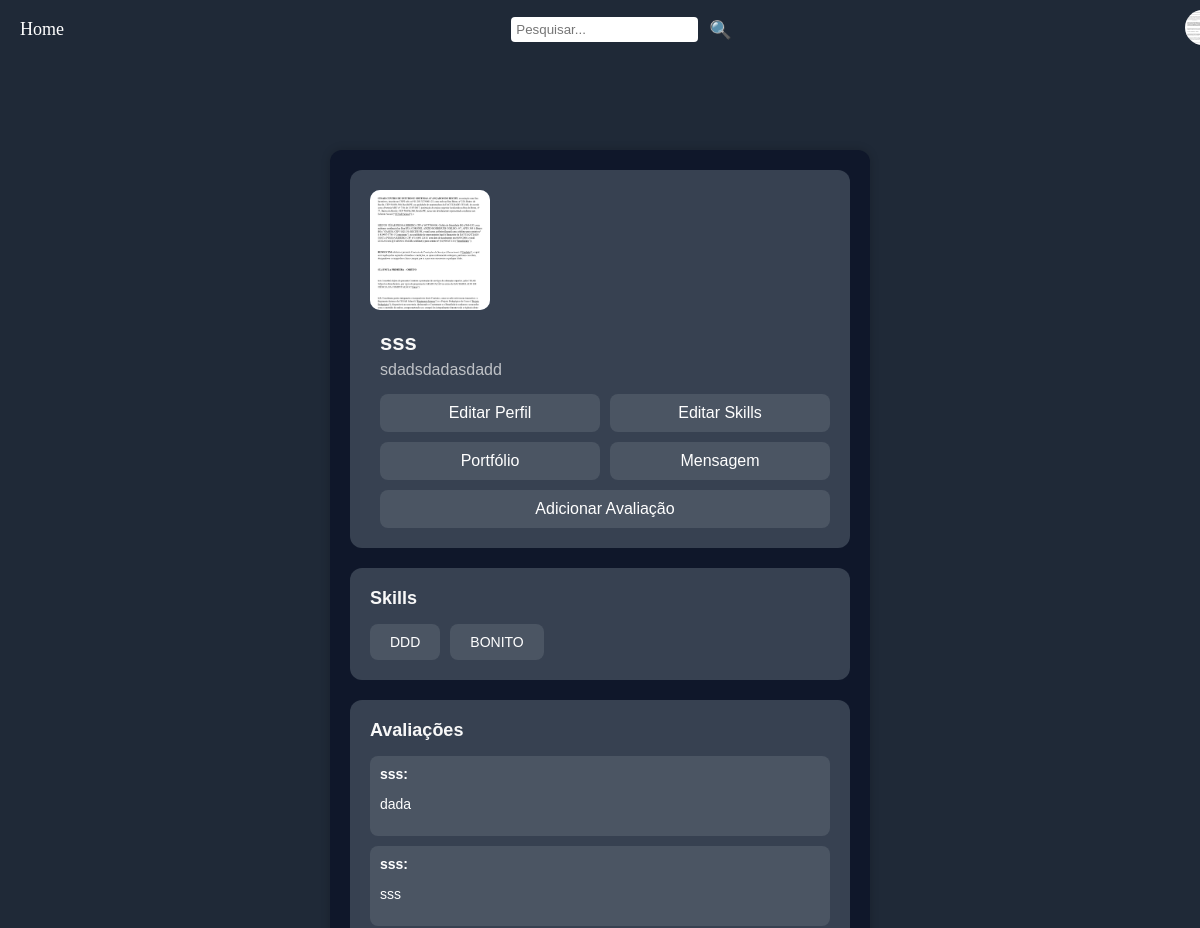
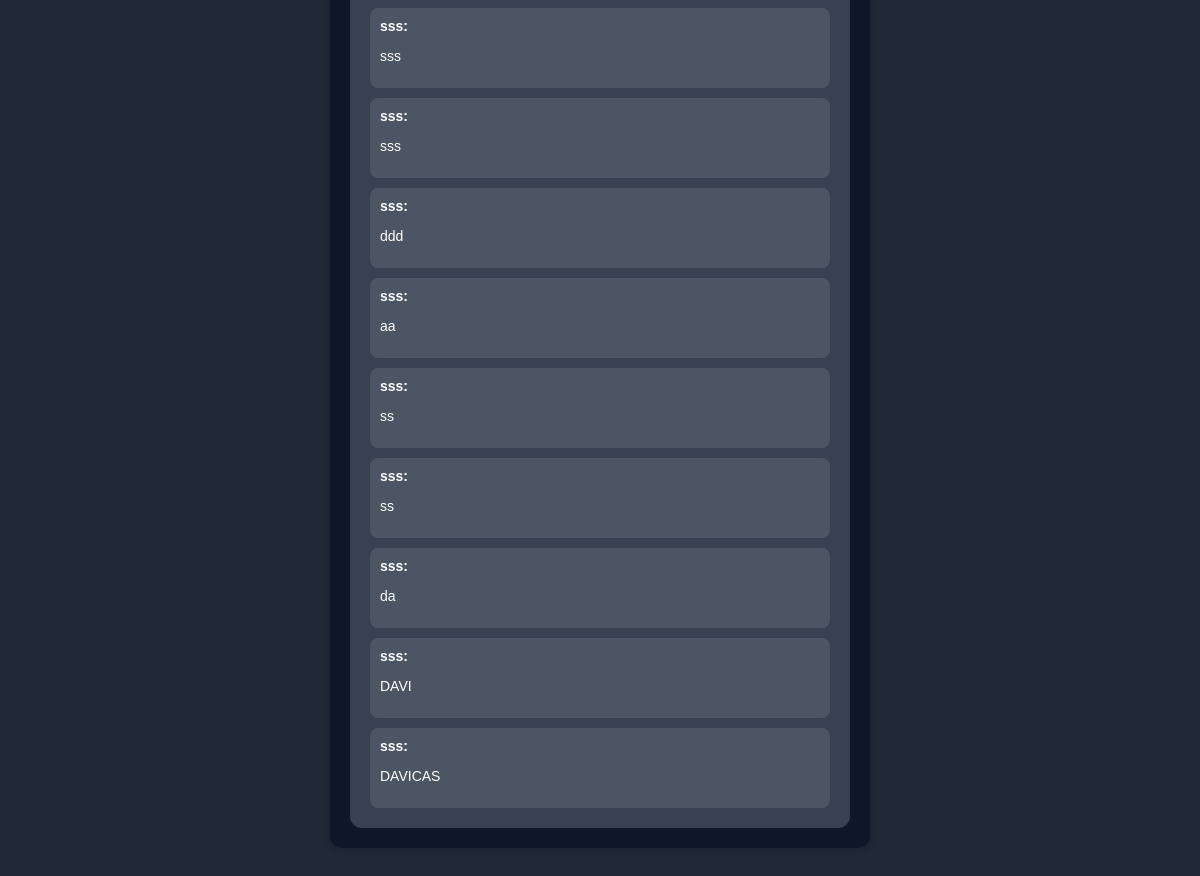
The app's page /perfil/ (signed in) with its own data (2 pictures, top to bottom).
### accounts/models.py (models this page shows)
class CustomUser(AbstractUser):
    is_freelancer = models.BooleanField(default=False)
    is_company = models.BooleanField(default=False)
    cpf = models.CharField(max_length=11, blank=True, null=True)
    cnpj = models.CharField(max_length=14, blank=True, null=True)
    company_name = models.CharField(max_length=255, blank=True, null=True)
    description = models.TextField(blank=True, null=True)
    profile_picture = models.ImageField(upload_to='profile_pictures/', blank=True, null=True)

class Skill(models.Model):
    name = models.CharField(max_length=255)
    user = models.ForeignKey(CustomUser, related_name='skills', on_delete=models.CASCADE)

class Avaliacao(models.Model):
    recipient = models.ForeignKey(CustomUser, related_name='avaliacoes', on_delete=models.CASCADE)
    author = models.ForeignKey(CustomUser, related_name='avaliacoes_autor', on_delete=models.CASCADE)
    comment = models.TextField()
    data_criacao = models.DateTimeField(auto_now_add=True)

### accounts/views.py (the view)
# urls.py: path('perfil/', perfil, name='perfil'),
def perfil(request):
    usuario = request.user
    return render(request, 'perfil.html', {'usuario': usuario, 'avaliacoes': usuario.avaliacoes.all()})

### templates/perfil.html (shortened to what this page needs)
<!DOCTYPE html>
<html lang="pt-BR">
<head>
    {% load static %}
    <link rel="stylesheet" href="{% static 'perfil.css' %}">
</head>
<body>
    {% include 'navbar.html' %}
    <div class="prfl-container">
        <div class="prfl-tlt">
            <div class="prfl-pic">
                {% if user.profile_picture %}
                    <img src="{{ user.profile_picture.url }}" alt="Foto de perfil" />
                {% else %}
                    <img src="{% static 'default_profile.png' %}" alt="Foto de perfil padrão" />
                {% endif %}
            </div>
            <div class="prfl-info">
                <h2>{{ user.username }}</h2>
                <p>{{ user.description }}</p>
                <div class="prfl-btn">
                    <a href="{% url 'editar_perfil' %}" class="btn">Editar Perfil</a>
                    <a href="{% url 'editar_skills' %}" class="btn">Editar Skills</a>
                    <a href="{% url 'adicionar_portfolio' %}" class="btn">Portfólio</a>
                    <a href="{% url 'enviar_mensagem' %}?recipient_id={{ user.id }}" class="btn">Mensagem</a>
                    <a href="{% url 'adicionar_avaliacao' %}?recipient_id={{ usuario.id }}" class="btn">Adicionar Avaliação</a>
                </div>
            </div>
        </div>
        <div class="prfl-skills">
            <h3>Skills</h3>
            <div class="skills-list">
                {% for skill in user.skills.all %}
                    <div class="skill-item">{{ skill.name }}</div>
                {% empty %}
                    <p>Nenhuma skill cadastrada.</p>
                {% endfor %}
            </div>
        </div>
        <div class="prfl-evaluations">
            <h3>Avaliações</h3>
            <div class="evaluations-list">
                {% for avaliacao in avaliacoes %}
                    <div class="evaluation-item">
                        <strong>{{ avaliacao.author.username }}:</strong>
                        <p>{{ avaliacao.comment }}</p>
                    </div>
                {% empty %}
                    <p>Nenhuma avaliação ainda.</p>
                {% endfor %}
            </div>
        </div>
    </div>
</body>
</html>

### templates/navbar.html (shortened to what this page needs)
<!DOCTYPE html>
<html lang="pt-BR">
<head>
    {% load static %}
    <link rel="stylesheet" href="{% static 'navbar.css' %}">
</head>
<body>
    <nav class="navbar">
        <div class="nav-links">
            <a href="{% url 'home' %}" class="nav-link">Home</a>
        </div>
        <div class="search-container">
            <input type="text" placeholder="Pesquisar..." class="search-input" />
            <button class="search-button">🔍</button>
        </div>
        <div class="profile-icon">
            <a href="{% url 'perfil' %}">
                {% if user.profile_picture %}
                    <img src="{{ user.profile_picture.url }}" alt="Foto de perfil" class="profile-pic" />
                {% else %}
                    <img src="{% static 'default_profile.png' %}" alt="Foto de perfil padrão" class="profile-pic" />
                {% endif %}
            </a>
        </div>
    </nav>
</body>
</html>

### static/perfil.css (style rules this page uses)
body { background-color: rgb(31, 41, 55); }
.prfl-container { margin-top: 70px; width: 500px; background-color: rgb(15, 23, 42); border-radius: 12px; padding: 20px; margin: 100px auto; font-family: Arial, sans-serif; box-shadow: 0 0 10px rgba(0, 0, 0, 0.2); }
.prfl-tlt { display: flex; flex-direction: column; background-color: rgb(55, 65, 81); border-radius: 12px; padding: 20px; margin-bottom: 20px; align-items: flex-start; }
.prfl-pic { width: 120px; height: 120px; background-color: rgb(129, 140, 160); border-radius: 10px; margin-bottom: 20px; display: flex; justify-content: center; align-items: center; }
.prfl-pic img { width: 100%; height: 100%; object-fit: cover; border-radius: 10px; }
.prfl-info { text-align: left; margin-left: 10px; }
.prfl-info h2 { margin: 0; font-size: 22px; color: #f8f8f8; }
.prfl-info p { margin: 5px 0 15px; color: rgba(248, 248, 248, 0.7); }
.prfl-btn { display: flex; flex-wrap: wrap; gap: 10px; justify-content: center; }
.prfl-btn .btn { padding: 10px 20px; background-color: rgb(75, 85, 99); border: none; border-radius: 8px; color: #ffffff; cursor: pointer; transition: background-color 0.12s, opacity 0.12s; flex: 1 1 150px; text-decoration: none; font-family: Arial, sans-serif; text-align: center; }
.prfl-info h2, .prfl-info p { font-family: Arial, sans-serif; text-align: left; }
.prfl-skills { background-color: rgb(55, 65, 81); padding: 20px; border-radius: 12px; text-align: left; color: rgba(248, 248, 248, 0.9); }
.prfl-skills h3 { margin: 0 0 15px 0; font-size: 18px; color: #f8f8f8; }
.skills-list { display: flex; gap: 10px; flex-wrap: wrap; }
.skill-item { background-color: rgb(75, 85, 99); padding: 10px 20px; border-radius: 8px; font-size: 14px; color: #ffffff; }
.prfl-evaluations { background-color: rgb(55, 65, 81); padding: 20px; border-radius: 12px; text-align: left; color: rgba(248, 248, 248, 0.9); margin-top: 20px; }
.prfl-evaluations h3 { margin: 0 0 15px 0; font-size: 18px; color: #f8f8f8; }
.evaluations-list { display: flex; flex-direction: column; gap: 10px; }
.evaluation-item { background-color: rgb(75, 85, 99); padding: 10px; border-radius: 8px; color: #ffffff; font-size: 14px; }

### static/navbar.css (style rules this page uses)
body { margin: 0; padding-top: 50px; }
.navbar { background-color: rgb(31, 41, 55); display: flex; align-items: center; padding: 10px 20px; position: fixed; width: 100%; top: 0; z-index: 1000; }
.nav-links { display: flex; gap: 20px; margin-right: auto; }
.nav-link { color: white; text-decoration: none; font-size: 18px; }
.search-container { display: flex; align-items: center; flex-grow: 1; justify-content: center; }
.search-input { padding: 5px; border: none; border-radius: 4px; }
.search-button { background: none; border: none; color: white; cursor: pointer; font-size: 18px; margin-left: 5px; }
.profile-icon { margin-left: auto; }
.profile-pic { width: 35px; height: 35px; border-radius: 50%; }

### records on screen
CustomUser: profile_picture (picture), username "sss", description "sdadsdadasdadd"
Skill: name "DDD"
Skill: name "BONITO"
Avaliacao: author.username "sss", comment "dada"
Avaliacao: author.username "sss", comment "sss"
Avaliacao: author.username "sss", comment "sss"
Avaliacao: author.username "sss", comment "sss"
Avaliacao: author.username "sss", comment "ddd"
Avaliacao: author.username "sss", comment "aa"
Avaliacao: author.username "sss", comment "ss"
Avaliacao: author.username "sss", comment "ss"
Avaliacao: author.username "sss", comment "da"
Avaliacao: author.username "sss", comment "DAVI"
Avaliacao: author.username "sss", comment "DAVICAS"
